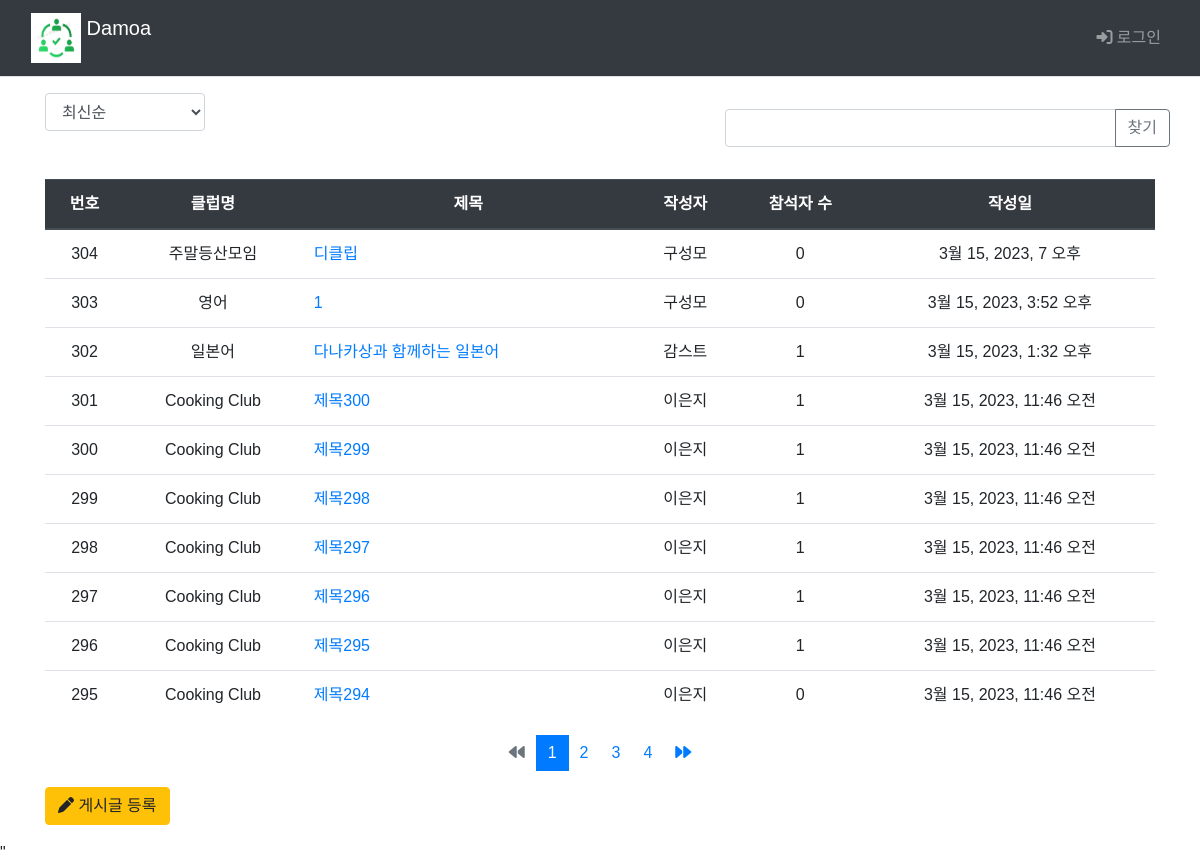
Page /main/board_list/ on the committed database.
### main/models.py (models this page shows, shortened)
class Board(models.Model):
    club = models.ForeignKey(Club, on_delete=models.CASCADE)
    author = models.ForeignKey(settings.AUTH_USER_MODEL, on_delete=models.CASCADE, default=1, null=True, related_name='author_board')
    subject = models.CharField('제목', max_length = 200,
                               help_text='게시글의 제목을 한 줄로 작성하세요.')
    content = models.TextField('내용', help_text='내용을 상세히 작성하세요.')
    create_date = models.DateTimeField('생성일')
    modify_date = models.DateTimeField(null=True, blank=True)
    voter=models.ManyToManyField(settings.AUTH_USER_MODEL, related_name='voter_board')

class Club(models.Model):
    class category(models.TextChoices):
        from django.utils.translation import gettext_lazy as _
        COOK = 'CK', _('Cook')
        CULTURE = 'CT', _('Culture')
        GAME = 'GA', _('Game')
        LANGUAGE = 'LA', _('Language')
        MUSIC = 'MU', _('Music')
        OUTDOOR = 'OD', _('Outdoor')
        SPORTS = 'SP', _('Sports')
    category = models.CharField(
        max_length=10,
        choices = category.choices,
        null=True
    )
    name=models.TextField('클럽이름')
    def __str__(self):
        return self.name

### common/models.py (models this page shows)
class CustomUser(AbstractBaseUser, PermissionsMixin) :
    email = models.EmailField(blank=True, unique=True, default='')
    username = models.CharField(max_length = 15, unique=True)
    name = models.CharField(max_length=15)
    age = models.IntegerField()
    ad = models.CharField(max_length=50)
    is_active = models.BooleanField(default=True)
    is_superuser = models.BooleanField(default=True)
    is_staff = models.BooleanField(default=True)
    date_joined = models.DateTimeField(default=timezone.now)
    last_login = models.DateTimeField(blank=True, null=True)
    objects = CustomUserManager()
    USERNAME_FIELD = 'username'
    REQUIRED_FIELD = ['name']
    class Meta :
        ordering = ['-date_joined']
        verbose_name = 'User'
        verbose_name_plural = 'User'

### main/views.py (the view, shortened to what this page needs)
# urls.py: path('main/board_list/', views.board_list, name='board_list'),
def board_list(request):
    page = request.GET.get('page', '1')  # 페이지
    kw = request.GET.get('kw', '')  # 검색어
    so = request.GET.get('so', 'recent') # 정렬 기준 / default 최신순
    if so == 'recent':
        board_list = Board.objects.order_by('-create_date')
    elif so == 'late':
        board_list = Board.objects.order_by('create_date')
    elif so == 'recommend':
        board_list = Board.objects.annotate(
            num_voter = Count('voter')).order_by('-num_voter', '-create_date')
    elif so == 'popular':
        board_list = Board.objects.annotate(
            num_reply = Count('reply')).order_by('-num_reply', '-create_date')
    else : # 위 경우 제외 board_id 역순정렬
        board_list = Board.objects.order_by('-id')
    paginator = Paginator(board_list, 10)  # 페이지당 10개
    page_obj = paginator.get_page(page)
    context = {'board_list':page_obj, 'page':page, 'kw':kw, 'so':so}
    return render(request, 'main/board_list.html', context)

### main/templatetags/main_filter.py (called while the page is built)
@register.filter
def sub(value, arg):
    return value - arg

### templates/main/board_list.html (shortened to what this page needs)
{% extends 'base.html' %}
{% load static %}
{% load main_filter %}
{% block content %}
  <div class="container my-3">
    <div class="row justify-content-between my-3">
      <div class="col-2">
        <select class="form-control so">
          <option value="recent" {% if so == 'recent' %} selected{% endif %}>
            최신순
          </option>
        </select>
      </div>
      <div class="row col-5 my-3">
          <div class="input-group">
            <input type="text" id="search_kw" class="form-control kw" value="{{ kw|default_if_none:'' }}">
            <div class="input-group-append">
              <button class="btn btn-outline-secondary" type="button" id="btn_search">찾기</button>
            </div>
          </div>
      </div>
  </div>
    <table class="table ">
      <thead>
        <tr class="text-center thead-dark">
          <th>번호</th>
          <th>클럽명</th>
          <th style="width:30%">제목</th>
          <th>작성자</th>
          <th>참석자 수</th>
          <th>작성일</th>
        </tr>
      </thead>
      <tbody>
        {% if board_list %}
          {% for board in board_list %}
            <tr class="text-center">
              <td>{{ board_list.paginator.count|sub:board_list.start_index|sub:forloop.counter0|add:1 }}</td>
              <td>{{ board.club }}</td>
              <td class="text-left">
                <a href="{%url 'main:detail' board.id%}">{{board.subject}}</a>
              </td>
              <td>{{board.author.name}}</td>
              <td>{{board.voter.count}}</td>
              <td>{{board.create_date}}</td>
            </tr>
          {% endfor %}
        {% else %}
          게시글이 없습니다.
        {% endif %}
      </tbody>
    </table>
    <ul class="pagination justify-content-center">
      {% if board_list.has_previous %}
        <li class="page-item">
          <a class="page-link" data-page="{{ board_list.previous_page_number }}" href="javascript:void(0)">
            <i class="fa-solid fa-backward"></i>
          </a>
        </li>
      {% else %}
        <li class="page-item disabled">
          <a class="page-link" tabindex="-1" aria-disabled="true" href="#">
            <i class="fa-solid fa-backward"></i>
          </a>
        </li>
      {% endif %}
      {% for page_number in board_list.paginator.page_range %}
        {% if page_number >= board_list.number|add:-3 and page_number <= board_list.number|add:3 %}
          {% if page_number == board_list.number %}
            <li class="page-item active" aria-current="page">
              <a class="page-link" data-page="{{ page_number }}" href="javascript:void(0)">
                {{ page_number }}
              </a>
            </li>
          {% else %}
            <li class="" page-item="page-item">
              <a class="page-link" data-page="{{ page_number }}" href="javascript:void(0)">
                {{ page_number }}
              </a>
            </li>
          {% endif %}
        {% endif %}
      {% endfor %}
      {% if board_list.has_next %}
        <li class="page-item">
          <a class="page-link" data-page="{{ board_list.next_page_number }}" href="javascript:void(0)">
            <i class="fa-solid fa-forward"></i>
          </a>
        </li>
      {% else %}
        <li class="page-item disabled">
          <a class="page-link" tabindex="-1" aria-disabled="true" href="#">
            <i class="fa-solid fa-forward"></i>
          </a>
        </li>
      {% endif %}
    </ul>
    <a href="{%url 'main:board_create' %}" class="btn btn-warning">
      <i class="fa-solid fa-pen"></i>
      게시글 등록
    </a>
  </div>
  <form id="searchForm" method="get" action="{% url 'main:board_list' %}">
    <input type="hidden" id="so" name="so" value={{ so }}">"
  </form>
{% endblock %}

### static/style.css (style rules this page uses)
* { font-family: 'Noto Sans KR', sans-serif; }
.page-link { border: 0px; }

### rows in the picture
Board: paginator.count|sub "304", club "주말등산모임", subject "디클립", author.name "구성모", voter.count "0", create_date "3월 15, 2023, 7 오후"
Board: paginator.count|sub "303", club "영어", subject "1", author.name "구성모", voter.count "0", create_date "3월 15, 2023, 3:52 오후"
Board: paginator.count|sub "302", club "일본어", subject "다나카상과 함께하는 일본어", author.name "감스트", voter.count "1", create_date "3월 15, 2023, 1:32 오후"
Board: paginator.count|sub "301", club "Cooking Club", subject "제목300", author.name "이은지", voter.count "1", create_date "3월 15, 2023, 11:46 오전"
Board: paginator.count|sub "300", club "Cooking Club", subject "제목299", author.name "이은지", voter.count "1", create_date "3월 15, 2023, 11:46 오전"
Board: paginator.count|sub "299", club "Cooking Club", subject "제목298", author.name "이은지", voter.count "1", create_date "3월 15, 2023, 11:46 오전"
Board: paginator.count|sub "298", club "Cooking Club", subject "제목297", author.name "이은지", voter.count "1", create_date "3월 15, 2023, 11:46 오전"
Board: paginator.count|sub "297", club "Cooking Club", subject "제목296", author.name "이은지", voter.count "1", create_date "3월 15, 2023, 11:46 오전"
Board: paginator.count|sub "296", club "Cooking Club", subject "제목295", author.name "이은지", voter.count "1", create_date "3월 15, 2023, 11:46 오전"
Board: paginator.count|sub "295", club "Cooking Club", subject "제목294", author.name "이은지", voter.count "0", create_date "3월 15, 2023, 11:46 오전"

### other values in the picture
{{ page_number }} "1"
{{ page_number }} "2" "3" "4"
